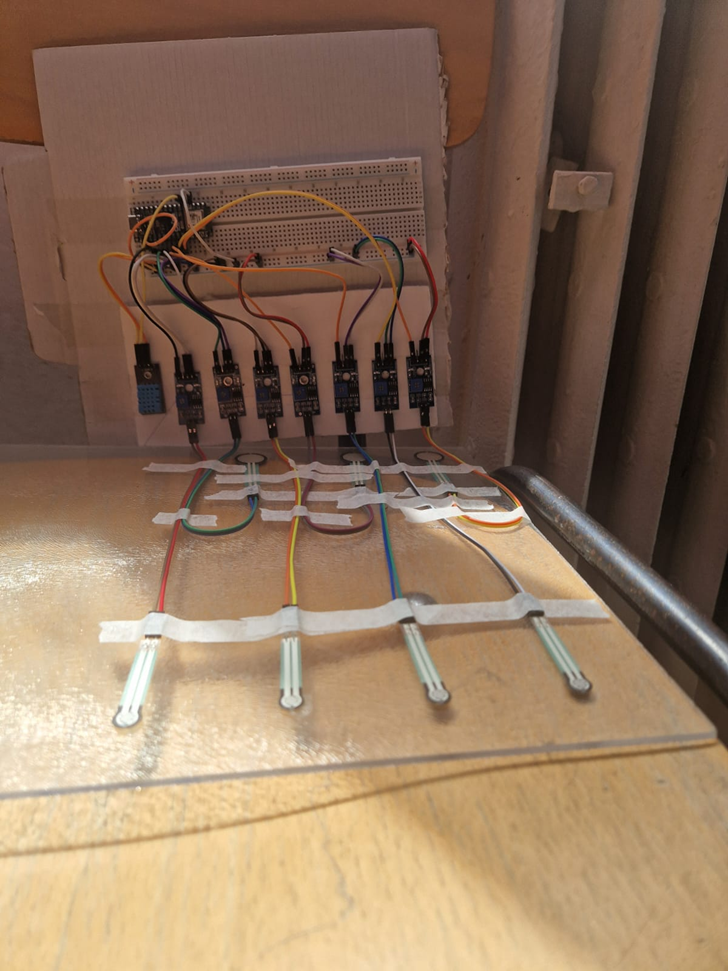
#> input picture anexa1_conectare_senzori.png, 728 x 971 px, given in place of the camera
$ python Project.py
#> lines starting #> are read from the running program, lines starting #| are printed output that depends on the picture; after the words box and inside, x2 and y2 are one past the last pixel; in counts of white or black regions, pixels touching at a corner belong together
import cv2
import numpy as np
import requests
import time


cap = cv2.VideoCapture(0)
if not cap.isOpened():
    print("Eroare: Nu se poate accesa camera. Verifică dacă este conectată și disponibilă.")
    exit()


lower_black = np.array([0, 0, 0])
upper_black = np.array([180, 100, 100])
MIN_AREA = 500


SERVER_URL = "https://management-restaurant.eu/camera/upload.php"


while True:
    ret, frame = cap.read()
#> frame is the input picture: shape (971, 728, 3); mean B, G, R 92.6, 115.6, 142.4
    if not ret:
        print("Eroare: Nu se poate citi frame-ul.")
        break


    hsv = cv2.cvtColor(frame, cv2.COLOR_BGR2HSV)
#> hsv: shape (971, 728, 3); mean H, S, V 14.9, 94.3, 142.6
    mask = cv2.inRange(hsv, lower_black, upper_black)
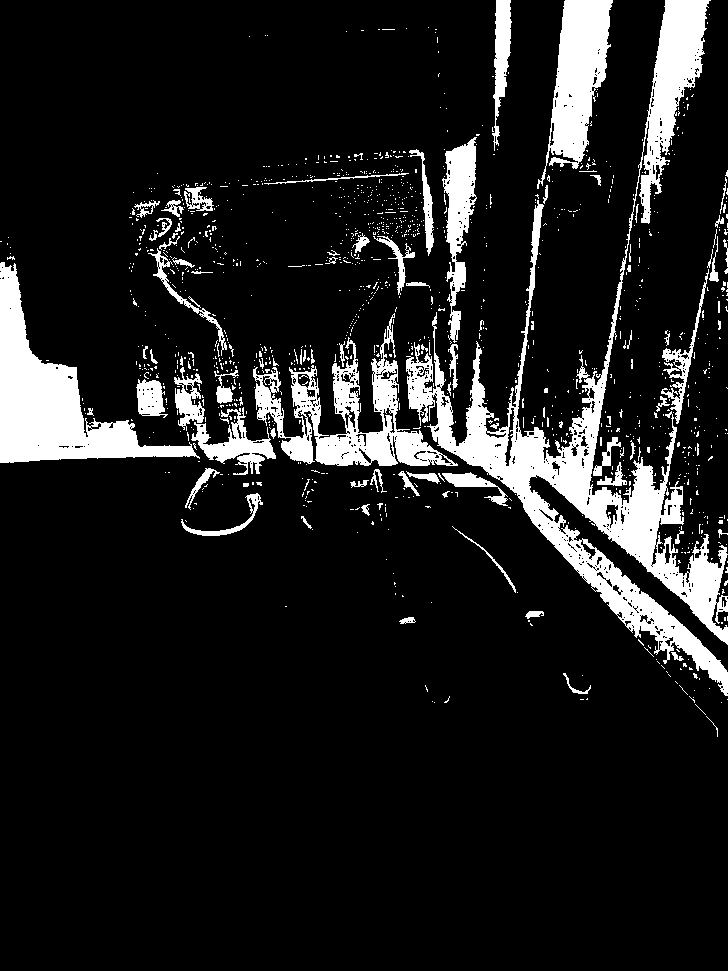
#> mask: shape (971, 728); 12% white; 1276 white regions (1185 under 20 px), largest, box (x1, y1, x2, y2) and area: (406, 0, 728, 696) 34352, (0, 262, 200, 463) 12607, (253, 313, 458, 466) 9016


    kernel = np.ones((5, 5), np.uint8)
    mask = cv2.morphologyEx(mask, cv2.MORPH_CLOSE, kernel)
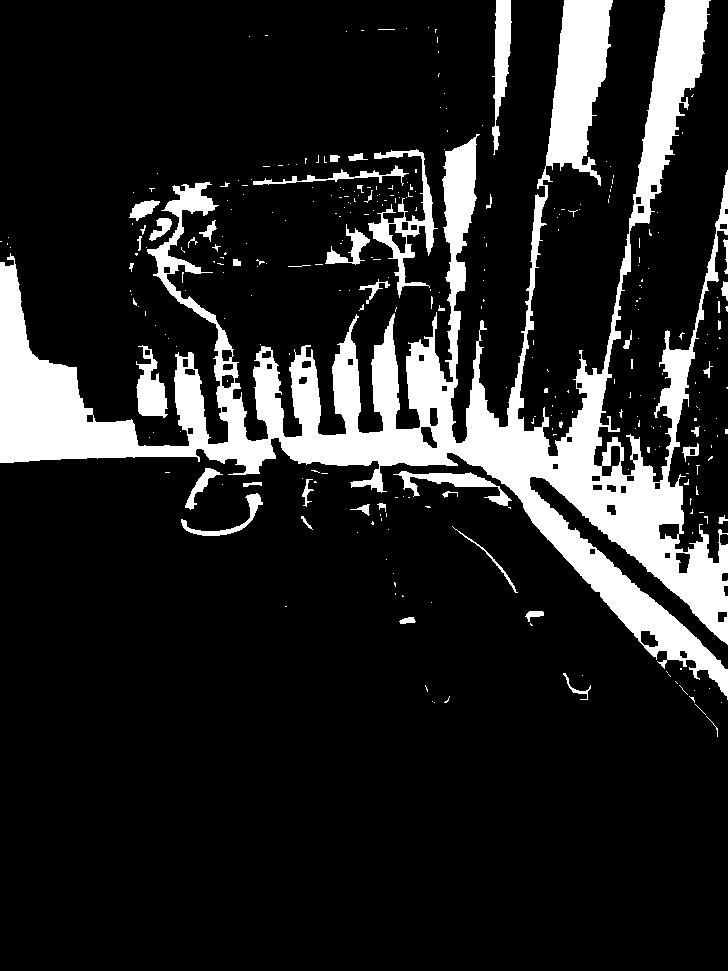
#> mask: shape (971, 728); 14.8% white; 310 white regions (260 under 20 px), largest, box (x1, y1, x2, y2) and area: (0, 0, 728, 700) 91743, (368, 149, 438, 298) 2324, (492, 0, 512, 155) 1619
    mask = cv2.morphologyEx(mask, cv2.MORPH_OPEN, kernel)
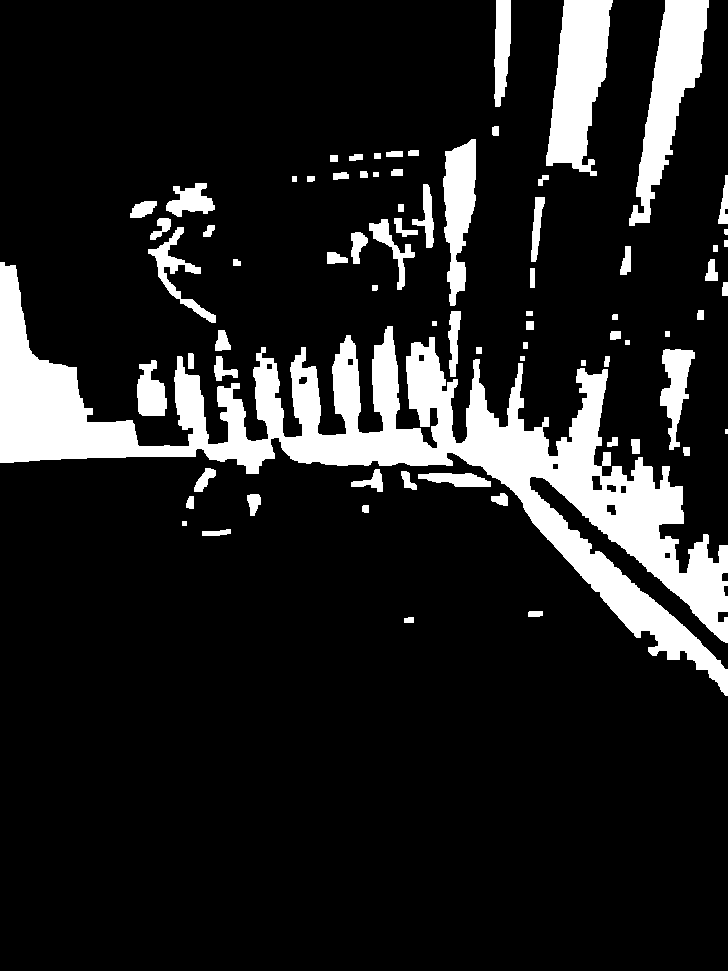
#> mask: shape (971, 728); 13.7% white; 75 white regions (1 under 20 px)


    contours, _ = cv2.findContours(mask, cv2.RETR_EXTERNAL, cv2.CHAIN_APPROX_SIMPLE)
#> contours = 75 contours, 7 with area under 20; largest, box (x1, y1, x2, y2) and area: (0, 262, 728, 696) 60111, (546, 0, 613, 176) 7180, (629, 0, 709, 226) 6981, (443, 139, 476, 306) 3293, (660, 349, 695, 450) 1618


    darkest_contour = None
    min_avg_v = 256

    for contour in contours:
        area = cv2.contourArea(contour)
        if area > MIN_AREA:

            x, y, w, h = cv2.boundingRect(contour)
            roi_hsv = hsv[y:y + h, x:x + w]


            roi_mask = mask[y:y + h, x:x + w]


            avg_v = cv2.mean(roi_hsv[:, :, 2], mask=roi_mask)[0]


            if avg_v < min_avg_v:
                min_avg_v = avg_v
                darkest_contour = contour
#> this loop made 75 passes
#> (area, x, y, w, h, avg_v, min_avg_v) on passes 9, 18, 48: (627, 418, 473, 73, 14, 85.51, 85.51), (1110.5, 137, 360, 30, 56, 50.33, 50.33), (1175, 148, 227, 68, 96, 47.71, 47.71)
#> (area, x, y, w, h, avg_v) on passes 23, 39, 50, 57, 71, 73: (1618.5, 660, 349, 35, 101, 85.49), (60111, 0, 262, 728, 434, 67.46), (708, 369, 219, 46, 71, 78.55), (875.5, 166, 183, 49, 34, 71.72), (3293, 443, 139, 33, 167, 83.48), (6981, 629, 0, 80, 226, 63.62)
#> after the loop, darkest_contour = contour of 156 points, box (x1, y1, x2, y2) (148, 227, 216, 323), area 1175; min_avg_v = 47.71

    detected_count = 0
    if darkest_contour is not None:
        x, y, w, h = cv2.boundingRect(darkest_contour)
#> x = 148; y = 227; w = 68; h = 96
        cv2.rectangle(frame, (x, y), (x + w, y + h), (0, 0, 255), 2)
        cv2.putText(frame, f"Gandac", (x, y - 10),
                    cv2.FONT_HERSHEY_SIMPLEX, 0.7, (0, 0, 255), 2)
        detected_count = 1

    cv2.putText(frame, f'Detectii: {detected_count}', (10, frame.shape[0] - 10),
                cv2.FONT_HERSHEY_SIMPLEX, 0.7, (255, 255, 255), 2)
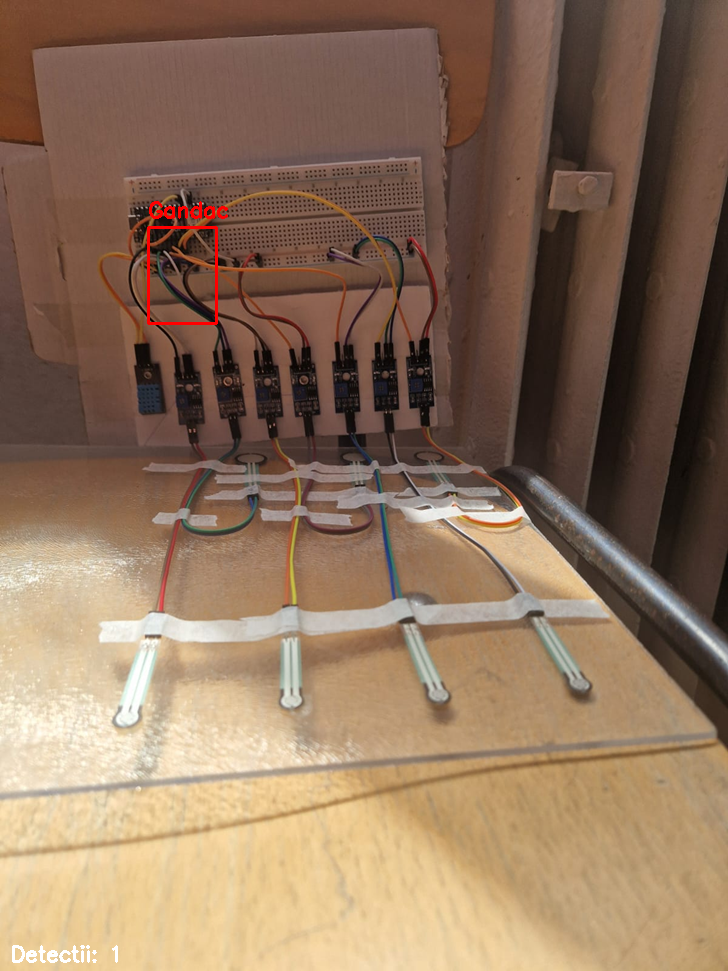
#> frame: shape (971, 728, 3); mean B, G, R 92.6, 115.5, 142.8

    _, img_encoded = cv2.imencode('.jpg', frame)

    try:
        requests.post(SERVER_URL, data=img_encoded.tobytes(),
                      headers={'Content-Type': 'image/jpeg'}, timeout=2)
#> (this line was passed over: requests is not available in this run)
#> (the run stopped early here; a loop or call above may not have finished)

$ run again, on anexa2_hdmi_rpi.png
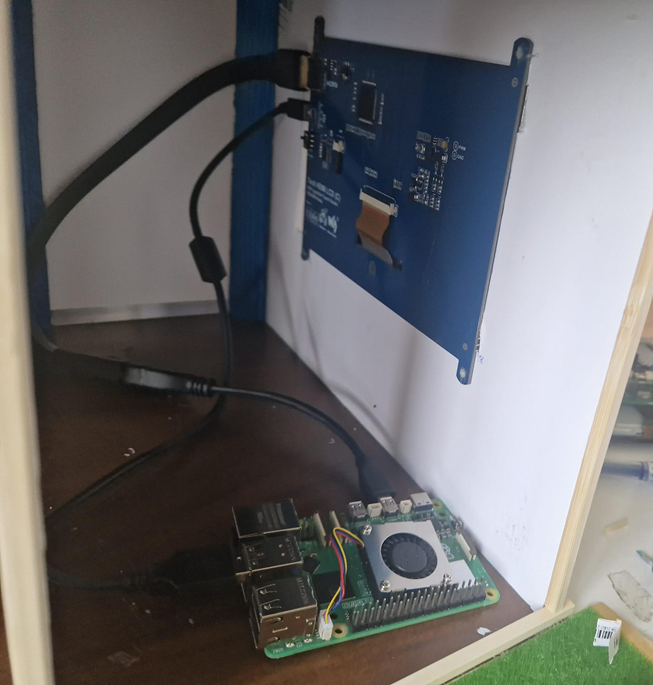
#> input picture anexa2_hdmi_rpi.png, 653 x 685 px, given in place of the camera
#> frame is the input picture: shape (685, 653, 3); mean B, G, R 107.7, 106.7, 107.1
#> hsv: shape (685, 653, 3); mean H, S, V 66.6, 54.7, 117.1
#> `mask = cv2.morphologyEx(mask, cv2.MORPH_OPEN, kernel)`:
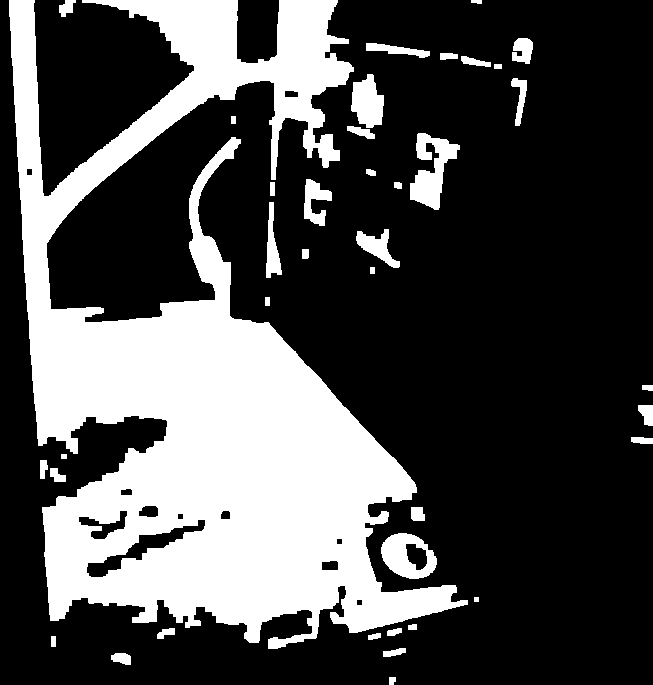
#> mask: shape (685, 653); 29.8% white; 39 white regions
#> contours = 39 contours, 1 with area under 20; largest, box (x1, y1, x2, y2) and area: (9, 0, 468, 649) 122514, (381, 533, 437, 579) 1836, (410, 133, 460, 210) 1738, (351, 74, 384, 128) 1174, (356, 229, 400, 268) 664
#> the loop `for contour in contours:` made 39 passes
#> (area, x, y, w, h, avg_v, min_avg_v) on passes 10, 21, 31: (1836, 381, 533, 56, 46, 83.48, 83.48), (663.5, 356, 229, 44, 39, 63.66, 63.66), (1173.5, 351, 74, 33, 54, 50.14, 50.14)
#> after the loop `for contour in contours:`: darkest_contour = contour of 41 points, box (x1, y1, x2, y2) (351, 74, 384, 128), area 1174; min_avg_v = 50.14
#> `x, y, w, h = cv2.boundingRect(darkest_contour)`: x = 351; y = 74; w = 33; h = 54
#> `cv2.putText(frame, f'Detectii: {detected_count}', (10, frame.shape[0] ..`:
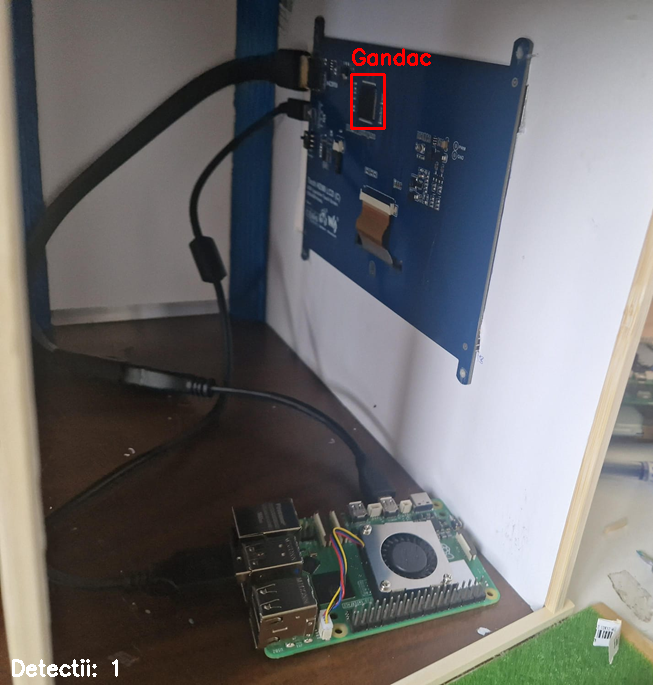
#> frame: shape (685, 653, 3); mean B, G, R 107.8, 106.8, 107.9
